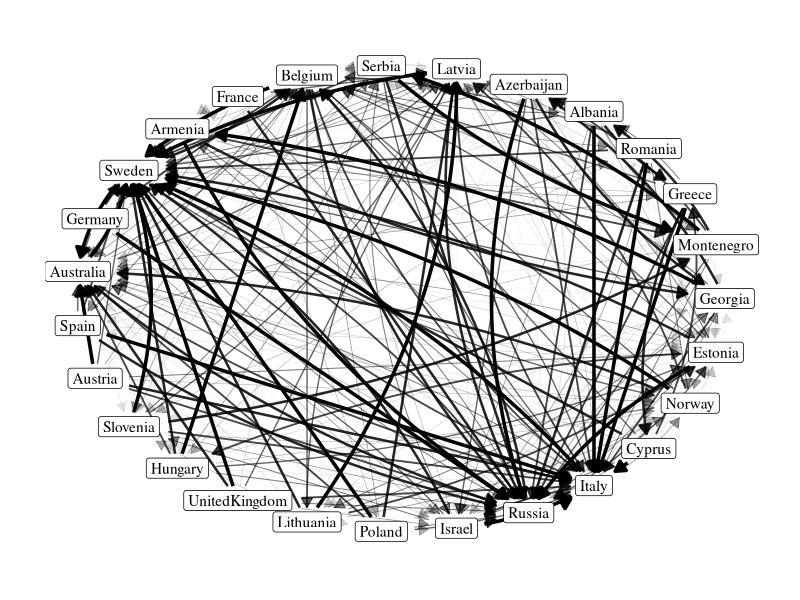
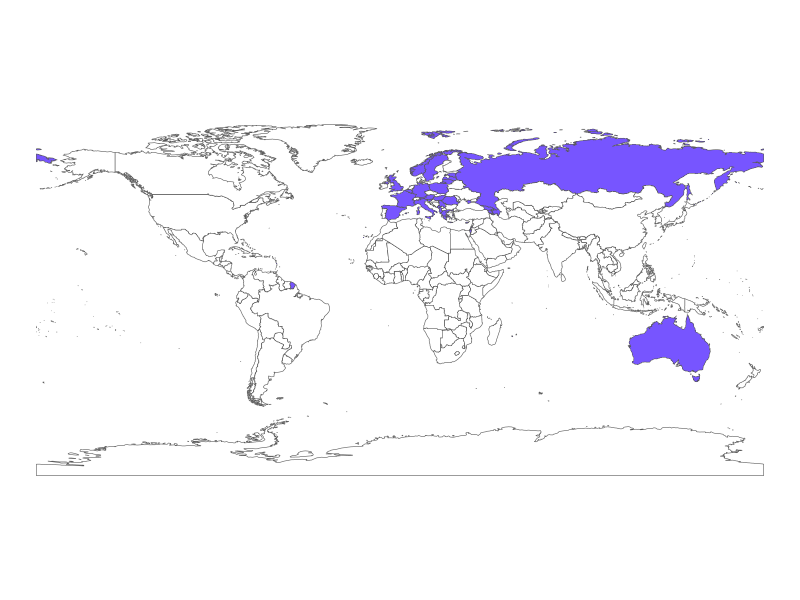
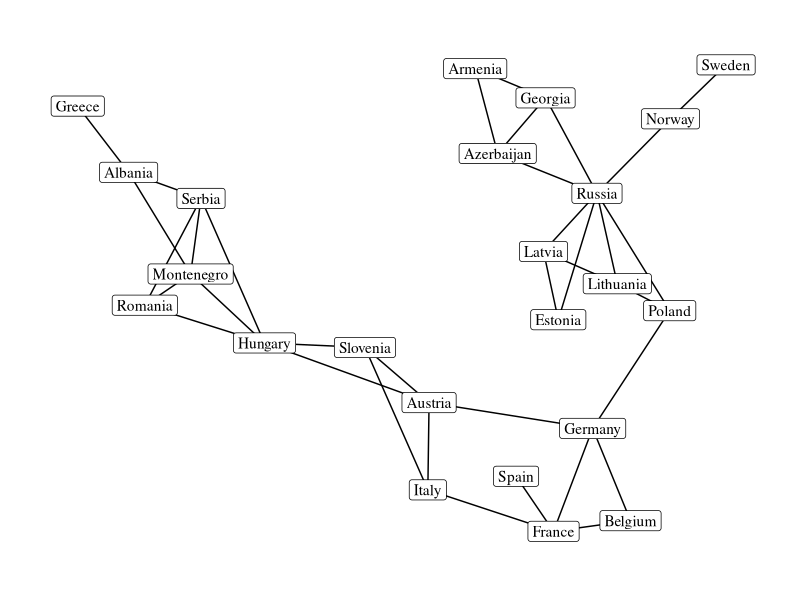
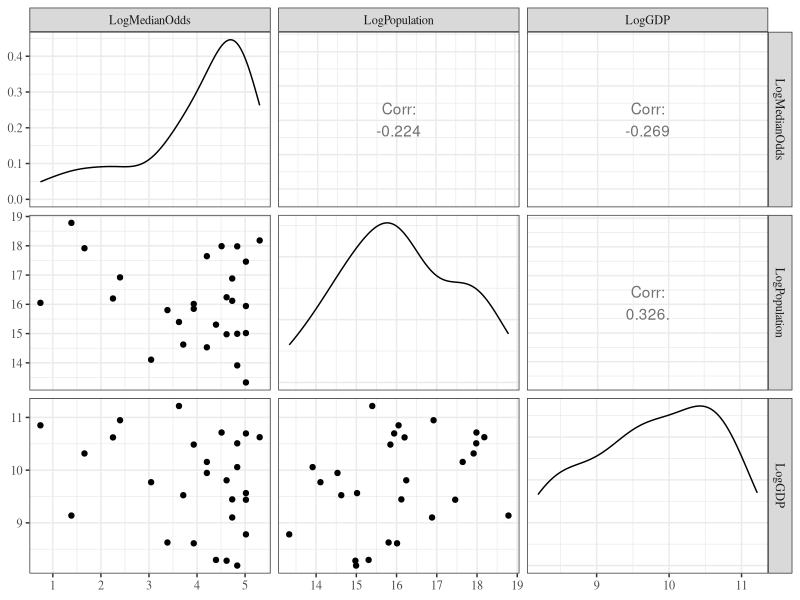

These charts were generated, in order, by the following R code:
# Code to do that data analysis on the Eurovision data

library(ggplot2)
library(ggrepel)
library(foreach)
library(here)

library(rnaturalearth)
library(rnaturalearthdata)
library(sf)

library(dplyr)

library(network)
library(ggraph)

library(GGally)

plotdir <- here("Eurovision", "plots")

# Read in all the csv files with response and covariates
Y <- read.csv(here("Eurovision", "2015data", "votes-ranks.csv"), row.names=1)
Xc.gender <- read.csv(here("Eurovision", "2015data", "covariate-gender.csv"), row.names=1, stringsAsFactors=FALSE)
Xd.lang <- read.csv(here("Eurovision", "2015data", "covariate-language.csv"), row.names=1)
Xd.contig <- read.csv(here("Eurovision", "2015data", "covariate-contig.csv"), row.names=1)
Xc.odds <- read.csv(here("Eurovision", "2015data", "covariate-odds.csv"), row.names=1)
Xc.pop <- read.csv(here("Eurovision", "2015data", "covariate-population.csv"), row.names=1)
Xc.gdp <- read.csv(here("Eurovision", "2015data", "covariate-gdp.csv"), row.names=1)

# Which countries are we restricting the analysis to?
countries.in.final <- row.names(Xc.gender)[Xc.gender[,"Female"] != "#N/A"]

Xd <- array(
  c(#as.matrix(Xd.lang[countries.in.final, countries.in.final]),
    as.matrix(Xd.contig[countries.in.final, countries.in.final])),
  dim=c(length(countries.in.final), length(countries.in.final), 1)
)
dimnames(Xd)[[3]] <- list("Contig")
#Xc <- data.matrix(cbind(
#  Xc.gender[countries.in.final,],
#  Xc.odds[countries.in.final,"Median16"]
#))
#colnames(Xc) <- c(colnames(Xc.gender), "MedianOdds")
Xc <- data.matrix(data.frame(LogMedianOdds=log(Xc.odds[countries.in.final,"Median16"]),
                             LogPopulation=log(Xc.pop[countries.in.final,"Pop2015"]),
                             LogGDP=log(Xc.gdp[countries.in.final,"GDPpc2015"])))


################################################################################
# Make a map of the participating countries

world <- ne_countries(returnclass="sf", scale="medium")

highlighted.countries <- countries.in.final |>
  replace(countries.in.final=="UnitedKingdom", "United Kingdom") |>
  replace(countries.in.final=="Serbia", "Republic of Serbia")

mapplot <- world |>
  mutate(eurovisionfinalist = ifelse(admin %in% highlighted.countries, "Y", "N")) |>
  ggplot() +
  geom_sf(aes(fill = eurovisionfinalist)) +
  scale_fill_manual(values=c(N="#ffffff", Y="#7755ff")) +
  theme_void() +
  theme(legend.position = "none")

################################################################################
# Plot the vote network

ncountries <- length(countries.in.final)

votenet <- network(as.matrix(Y[countries.in.final,countries.in.final]), directed=TRUE)
votenet %v% "nodename" <- countries.in.final
votenet %e% "rank" <- as.matrix(Y[countries.in.final,countries.in.final])
points <- as.matrix(Y[countries.in.final,countries.in.final])
points[points == 10] <- 12
points[points == 9] <- 10
votenet %e% "points" <- points
sender <- matrix(rep(countries.in.final, ncountries), ncol=ncountries)
votenet %e% "voter" <- sender
votenet %e% "song" <- t(sender)

arrowsize <- 8
radius <- 2
labelpad <- 2

voteplot <- ggraph(votenet, layout="manual", 
       x = radius * cos(2*pi*seq_len(ncountries)/ncountries),
       y = radius * sin(2*pi*seq_len(ncountries)/ncountries)) +
  geom_edge_fan(
    aes(edge_width=rank, edge_alpha=rank,
        start_cap=label_rect(voter, padding = margin(labelpad, labelpad, labelpad, labelpad, "mm")), 
        end_cap=label_rect(song, padding = margin(labelpad, labelpad, labelpad, labelpad, "mm"))),
    arrow = arrow(type = "closed", length=unit(arrowsize, "pt"))) +
  geom_node_label(aes(label=nodename), family="serif") +
  theme_graph(base_family="serif") +
  scale_edge_width_continuous(range=c(0.1,1.2), trans=scales::exp_trans(1.4)) +
  scale_edge_alpha_continuous(range=c(0.1,1), trans=scales::exp_trans(1.1)) +
  theme(legend.position = "none")


################################################################################
# Make a network of the country contiguity covariate

ncountries <- length(countries.in.final)
countryborders <- as.matrix(Xd.contig[countries.in.final, countries.in.final])
diag(countryborders) <- 0
notislands <- names(which(rowSums(countryborders) > 0))
islands <- setdiff(countries.in.final, notislands)
countryborders <- countryborders[notislands, notislands]
bordernet <- network(countryborders, directed=FALSE)
bordernet %v% "nodename" <- rownames(countryborders)

labelpad <- 2

borderplot <- ggraph(bordernet, layout="igraph", algorithm="dh") +
  geom_edge_link() +
  geom_node_label(aes(label=nodename), family="serif")+
  theme_graph(base_family="serif")

################################################################################
# Plot covariates

covariateplot <- ggpairs(as.data.frame(Xc), diag=list(continuous="densityDiag")) +
  theme_bw(base_family = "serif")

################################################################################
# Save figures

fig.width <- 9
fig.height <- 6
fig.res <- 150

png(file.path(plotdir, "eurovision-votes-network.png"), width=9, height=5, units="in", res=fig.res)
print(voteplot)
dev.off()

png(file.path(plotdir, "eurovision-country-map.png"), width=10, height=6, units="in", res=fig.res)
print(mapplot)
dev.off()

png(file.path(plotdir, "eurovision-country-borders.png"), width=9, height=5, units="in", res=fig.res)
print(borderplot)
dev.off()

png(file.path(plotdir, "eurovision-covariates.png"), width=6, height=4, units="in", res=fig.res)
print(covariateplot)
dev.off()
